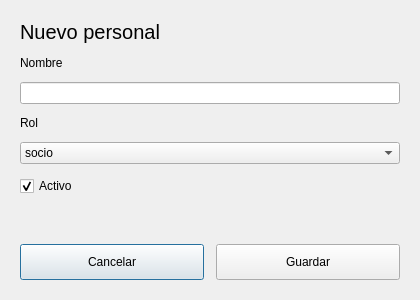
<?xml version="1.0" encoding="UTF-8"?>
<ui version="4.0">
 <class>Dialog</class>
 <widget class="QDialog" name="Dialog">
  <property name="geometry">
   <rect><x>0</x><y>0</y><width>420</width><height>300</height></rect>
  </property>
  <property name="windowTitle"><string>Personal</string></property>
  <layout class="QVBoxLayout">
   <property name="spacing"><number>12</number></property>
   <property name="leftMargin"><number>20</number></property>
   <property name="topMargin"><number>20</number></property>
   <property name="rightMargin"><number>20</number></property>
   <property name="bottomMargin"><number>20</number></property>

   <item>
    <widget class="QLabel" name="lblTitulo">
     <property name="font"><font><pointsize>15</pointsize></font></property>
     <property name="text"><string>Nuevo personal</string></property>
    </widget>
   </item>

   <item>
    <widget class="QLabel"><property name="text"><string>Nombre</string></property></widget>
   </item>
   <item>
    <widget class="QLineEdit" name="lineNombre"/>
   </item>

   <item>
    <widget class="QLabel"><property name="text"><string>Rol</string></property></widget>
   </item>
   <item>
    <widget class="QComboBox" name="cmbRol">
     <item><property name="text"><string>socio</string></property></item>
     <item><property name="text"><string>cajero</string></property></item>
    </widget>
   </item>

   <item>
    <widget class="QCheckBox" name="chkActivo">
     <property name="text"><string>Activo</string></property>
     <property name="checked"><bool>true</bool></property>
    </widget>
   </item>

   <item>
    <spacer>
     <property name="orientation"><enum>Qt::Vertical</enum></property>
     <property name="sizeHint" stdset="0"><size><width>20</width><height>10</height></size></property>
    </spacer>
   </item>

   <item>
    <layout class="QHBoxLayout">
     <item>
      <widget class="QPushButton" name="btnCancelar">
       <property name="minimumSize"><size><width>140</width><height>36</height></size></property>
       <property name="class" stdset="0"><string>btn-secundario</string></property>
       <property name="text"><string>Cancelar</string></property>
      </widget>
     </item>
     <item>
      <widget class="QPushButton" name="btnGuardar">
       <property name="minimumSize"><size><width>140</width><height>36</height></size></property>
       <property name="class" stdset="0"><string>btn-primario</string></property>
       <property name="text"><string>Guardar</string></property>
      </widget>
     </item>
    </layout>
   </item>
  </layout>
 </widget>
 <resources/>
 <connections/>
</ui>
